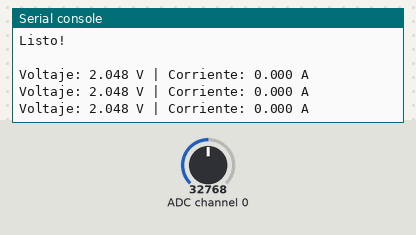
Bench run of a program on a simulated CircuitPython board. On the bench: the last lines printed to the serial console. Inputs (shaded band) come from the test bench; at power-on: ADC channel 0 = 32768 (analog values on the 0–65535 scale).

Above: at 3.2 s.
3.3 s: ADC channel 0 set to 45874
At 4.1 s:
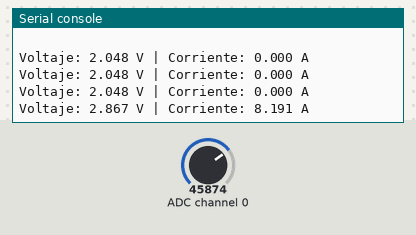
4.8 s: ADC channel 0 set to 57670
At 5.2 s:
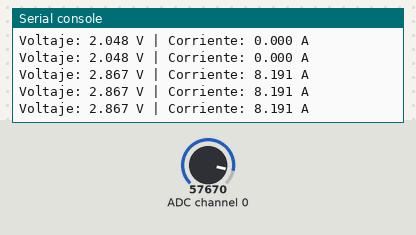
Timing chart, 0 to 7.8 s (numbered marks = the images above; inputs shaded):
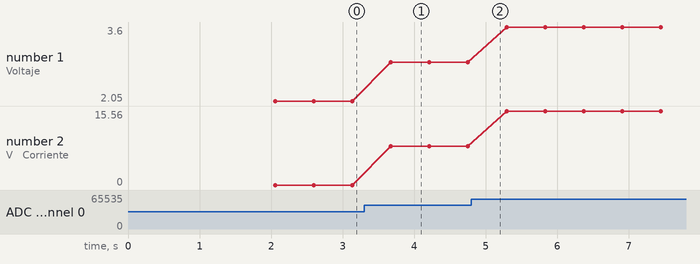

The program:

adc_test.py
```python
import board
import busio
import adafruit_ads1x15.ads1115 as ADS
from adafruit_ads1x15.analog_in import AnalogIn
from adafruit_ads1x15.ads1115 import ADS1115
import time

i2c = busio.I2C(board.SCL, board.SDA)
ads = ADS1115(i2c)
ads.gain = 1  # Rango ±4.096V

chan = AnalogIn(ads, 0)

# Calibración automática al inicio
print("Calibrando... no conectes carga")
time.sleep(2)
lecturas = [chan.voltage for _ in range(20)]
voltaje_cero = sum(lecturas) / len(lecturas)
print(f"Voltaje cero calibrado: {voltaje_cero:.3f} V")
print("Listo!\n")

while True:
    lecturas = [chan.voltage for _ in range(10)]
    voltaje = sum(lecturas) / len(lecturas)
    corriente = abs((voltaje - voltaje_cero) / 0.1)  # abs() para evitar negativos
    print(f"Voltaje: {voltaje:.3f} V | Corriente: {corriente:.3f} A")
    time.sleep(0.5)
```

Measured:
- after the input at 3.3 s, the serial console: prints a new line after 0.38 s (image 1)
- plotted number 1: 2.05 → 2.87 after the input at 3.3 s, 2.87 → 3.6 after the input at 4.8 s
- plotted number 2: 0 → 8.19 after the input at 3.3 s, 8.19 → 15.56 after the input at 4.8 s
